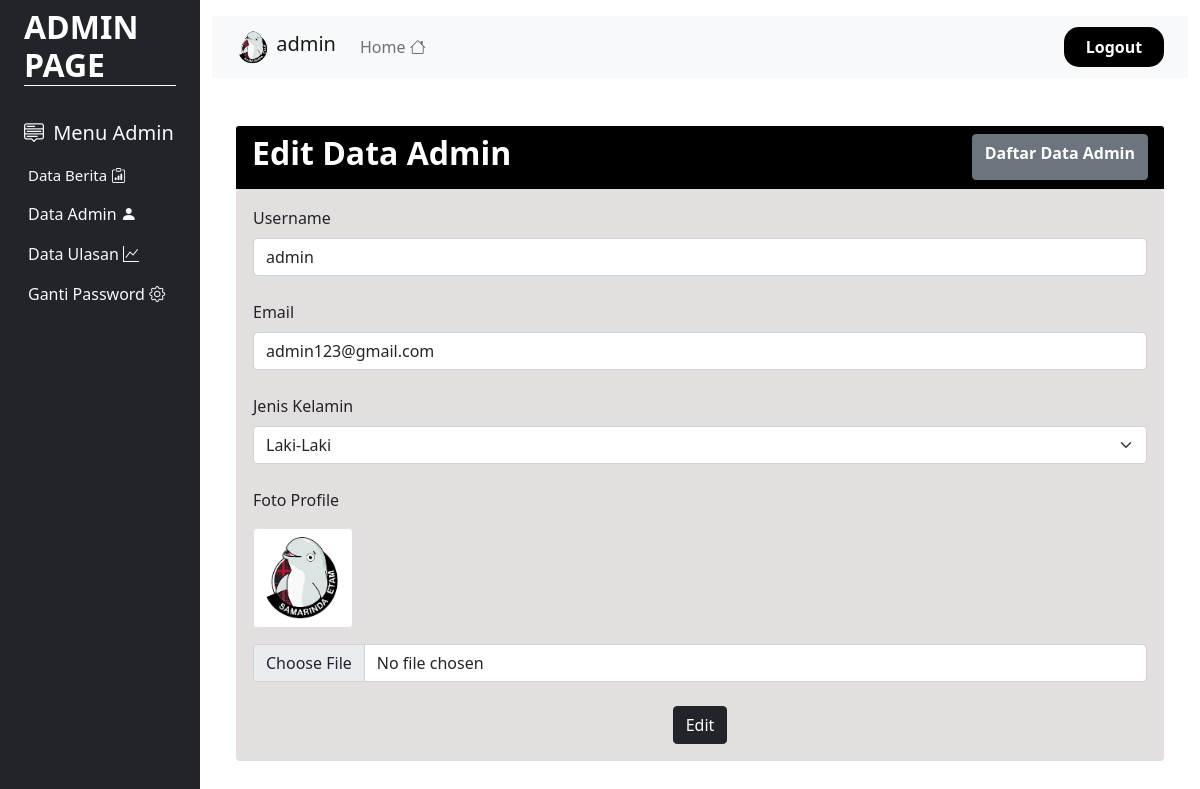
/admin/editadminpage.php?id=1 (signed in), run on an earlier commit of the app's database.
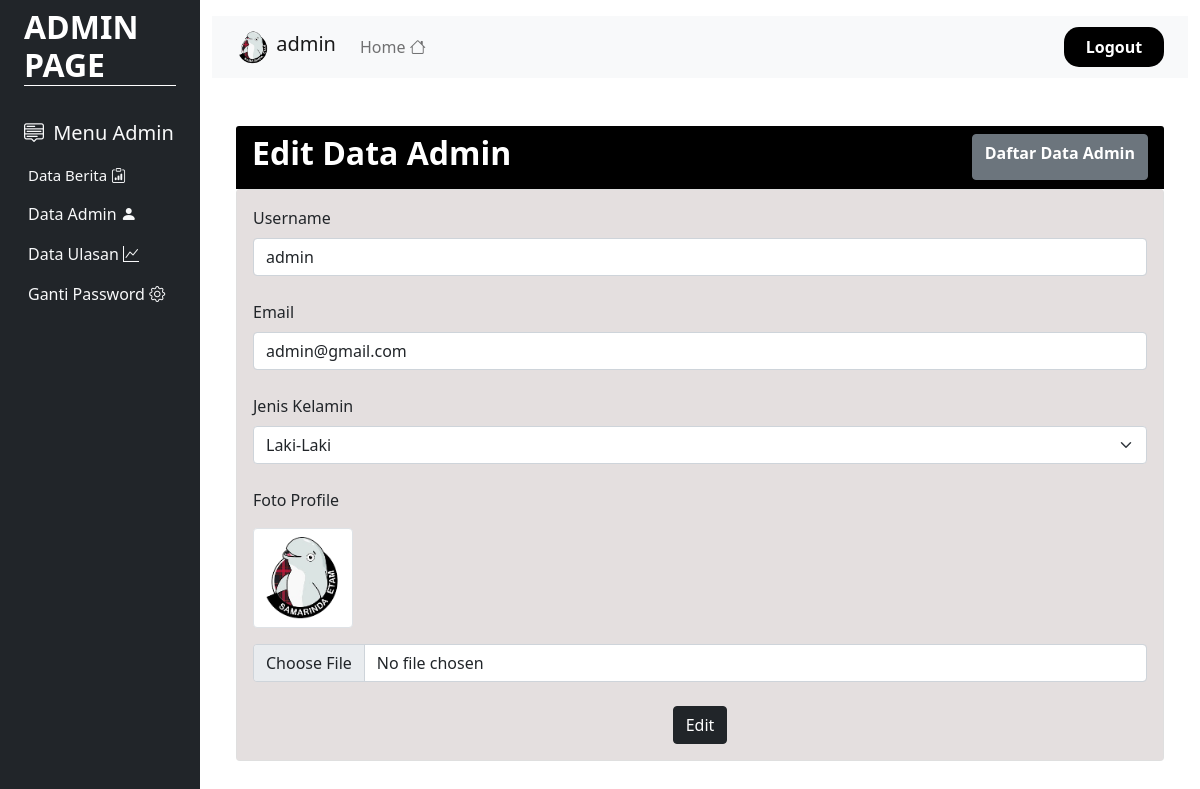
And on a later commit of the database.
### tables this page shows
CREATE TABLE `user` (
  `id_user` int(11) NOT NULL,
  `username` varchar(50) NOT NULL,
  `email` varchar(50) NOT NULL,
  `password` varchar(50) NOT NULL,
  `thumbnail` varchar(25) NOT NULL DEFAULT 'logo.png',
  `role` enum('admin','user','reviewer') NOT NULL DEFAULT 'user',
  `jeniskelamin` varchar(255) DEFAULT NULL
);

### admin/editadminpage.php (the view, shortened to what this page needs)
<?php
include "header.php";
?>
<div class="col py-3">
    <nav class="navbar navbar-expand-lg navbar-light bg-light">
        <div class="container-fluid">
            <a class="navbar-brand">
                <img src="../assets/profile/<?= $data['thumbnail'] ?>" style="width :35px; height:35px; border-radius:50%;" class="d-inline-block align-text-top">
                <?= $data['username'] ?>
            </a>
            <div class="collapse navbar-collapse" id="navbarNav">
                <ul class="navbar-nav">
                    <li class="nav-item">
                        <a class="nav-link" href="indexadmin.php">Home <i class="bi bi-house"></i></a>
                    </li>
                </ul>
                <ul class="navbar-nav ms-auto">
                    <li class="nav-item" style="width:100px; background-color:black; text-align:center; border-radius:15px;">
                        <a class="nav-link active fw-bold" aria-current="page" href="../logout.php" style="color:white;">Logout</a>
                    </li>
                </ul>
            </div>
        </div>
    </nav>
    <?php
    if (isset($_GET['id'])) {
        $id = $_GET['id'];
        $query = mysqli_query($koneksi, "SELECT * FROM user WHERE
id_user='$id'");
        $data = mysqli_fetch_array($query);
    ?>
        <div class="container my-5">
            <div class="row">
                <div class="col-md-12">
                    <div class="card border-0">
                        <div class="card-header" style="background-color:black;">
                            <div class="d-flex justify-content-between">
                                <h2 class="fw-bold text-white">Edit Data Admin</h2>
                                <a href="menudataadminpage.php" class="btn btn-secondary fw-bold">Daftar Data Admin</a>
                            </div>
                        </div>
                        <div class="card">
                            <div class="card-body" style="background-color:#e4dfdf;">
                                <form action="editproccessadmin.php" method="post" enctype="multipart/form-data">
                                    <div class="mb-4">
                                        <label for="username" class="form-label">Username</label>
                                        <input type="text" name="username" id="username" class="form-control" value="<?= $data['username'] ?>">
                                    </div>
                                    <div class="mb-4">
                                        <label for="email" class="form-label">Email</label>
                                        <input type="email" name="email" id="email" class="form-control" value="<?= $data['email'] ?>">
                                    </div>
                                    <div class="mb-4">
                                        <label for="jeniskelamin" class="form-label">Jenis Kelamin</label>
                                        <select name="jeniskelamin" id="jeniskelamin" class="form-select">
                                            <option value="Laki-Laki" <?= $data['jeniskelamin'] == "Laki-Laki" ? "Selected" : "" ?>>Laki-Laki</option>
                                        </select>
                                    </div>
                                    <div class="mb-4">
                                        <label for="thumbnail" class="Thumbnail">Foto Profile</label>
                                        <br>
                                        <img src="../assets/profile/<?= $data['thumbnail'] ?>" class="img-fluid img-thumbnail my-3" width="100">
                                        <input type="file" name="thumbnail" id="thumbnail" class="form-control">
                                    </div>
                                    <div class="text-center">
                                        <button type="submit" name="edit" class="btn btn-dark">Edit</button>
                                    </div>
                                </form>
                            </div>
                        </div>
                    </div>
                </div>
            </div>
        </div>
</div>
</body>
</html>
<?php
    }
?>

What changed in the data, as far as the page shows it:
changed user "admin": email "admin123@gmail.com" → "admin@gmail.com"
